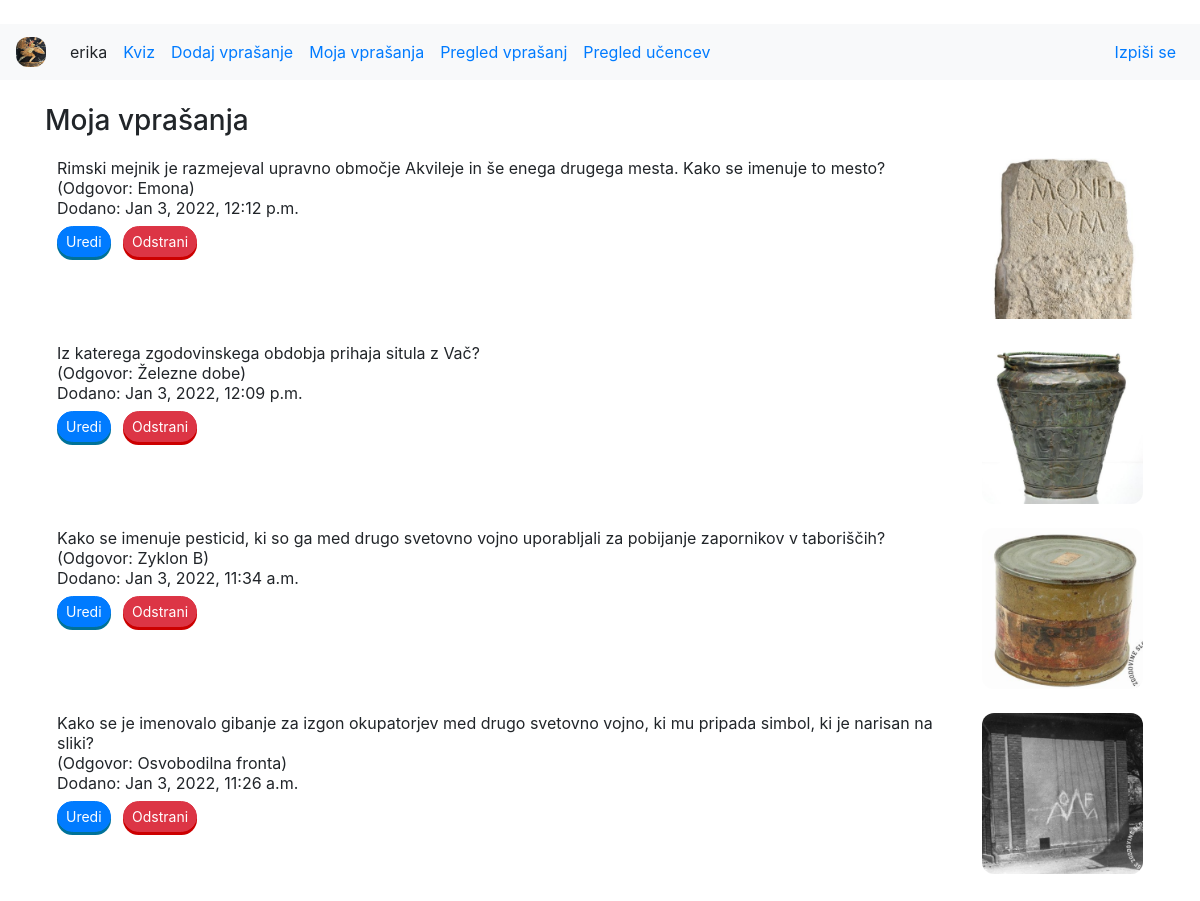
Before: /moja_vprasanja (signed in) with the older database file.
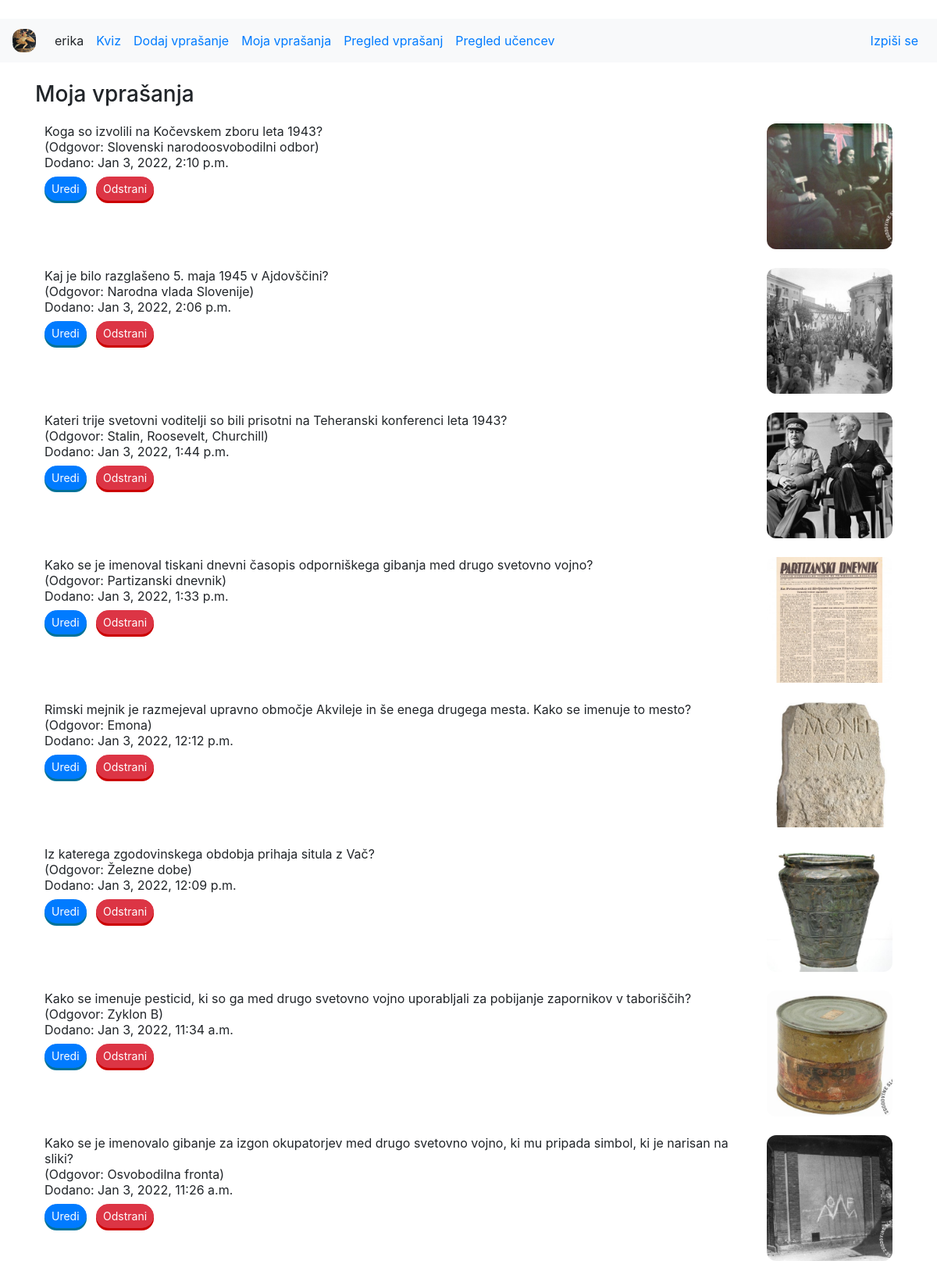
After: the same page with the newer database file.
### zgodovinakviz/models.py (models this page shows, shortened)
class Vprasanje(models.Model):
    author = models.ForeignKey(Uporabnik, on_delete=models.SET_NULL, null=True)
    vprasanje = models.CharField(max_length=1000)
    pravilen_odgovor = models.CharField(max_length=1000)
    napacen_odgovor_1 = models.CharField(max_length=1000)
    napacen_odgovor_2 = models.CharField(max_length=1000)
    namig = models.CharField(max_length=1000)
    slika = models.ForeignKey(Slika, on_delete=models.SET_NULL, null=True)
    slika_name = models.CharField(max_length=1000, default="")
    created_date = models.DateTimeField(default=timezone.now)
    published_date = models.DateTimeField(blank=True, null=True)
    locked = models.BooleanField(default=False)

class Slika(models.Model):
    slika = models.ImageField(upload_to='images/')

### zgodovinakviz/views.py (the view)
# urls.py: path('moja_vprasanja', views.moja_vprasanja, name='moja_vprasanja'),
@login_required
def moja_vprasanja(request):
    vprasanja = Vprasanje.objects.filter(author=Uporabnik.objects.get(user=request.user)).order_by('-created_date')
    return render(request, 'zgodovinakviz/questions_overview.html', {'vprasanja': vprasanja,
                                                                     'title': 'Moja vprašanja',
                                                                     'uporabnik': Uporabnik.objects.get(user=request.user)})

### zgodovinakviz/templates/zgodovinakviz/questions_overview.html (shortened to what this page needs)
{% extends 'zgodovinakviz/base.html' %}
{% block content %}
<div class="container mt-4">
    <h3>Moja vprašanja</h3>
    <table class="table table-borderless">
        <tbody>
            {% for v in vprasanja %}
            <tr>
                <td class="text-left col-9 col-lg-10 {% if v.locked %}text-muted{%endif%}">
                    {{v.vprasanje}}<br>
                    (Odgovor: {{v.pravilen_odgovor}})<br>
                    Dodano: {{v.created_date}}<br>
                    {% if v.locked or uporabnik.locked %}
                    <button class="btn btn-primary btn-sm mt-2" disabled><i class="bi bi-lock"></i> Uredi</button>
                    <button class="btn btn-danger btn-sm ml-2 mt-2" disabled><i class="bi bi-lock"></i> Odstrani</button>
                    {% else %}
                    <a role="button" href="{% url 'uredi' pk=v.pk %}" class="btn btn-primary btn-sm mt-2">Uredi</a>
                    <button data-toggle="modal" data-target="#modalDelete{{v.pk}}" class="btn btn-danger btn-sm ml-2 mt-2">Odstrani</button>
                    {% endif %}
                </td>
                <td class="text-right">
                    <img src="{{v.slika.slika.url}}" class="img-fluid">
                </td>
            </tr>
            {% endfor %}
        </tbody>
    </table>
</div>
{% endblock %}

### zgodovinakviz/templates/zgodovinakviz/base.html (shortened to what this page needs)
﻿<!DOCTYPE html>
{% load static %}
<html lang="en">
<head>
    <link rel="stylesheet" href="https://cdn.jsdelivr.net/npm/bootstrap@4.5.3/dist/css/bootstrap.min.css">
    <link rel="stylesheet" href="https://cdn.jsdelivr.net/npm/bootstrap-icons@1.7.0/font/bootstrap-icons.css">
    <link rel="stylesheet" href="https://cdnjs.cloudflare.com/ajax/libs/cropperjs/1.5.12/cropper.min.css">
    <link rel="stylesheet" href="{% static 'css/image_util.css' %}">
    <link rel="stylesheet" href="https://unpkg.com/bootstrap@4/dist/css/bootstrap.min.css">
    <link rel="stylesheet" href="{% static 'css/cropper.css' %}">
    <link rel="stylesheet" href="{% static 'css/common.css' %}">
    <link rel="stylesheet" href="{% static 'css/gray.css' %}">
    <link rel="stylesheet" href="{% static 'css/vertical_center.css' %}">
</head>
<body>
    <nav class="navbar navbar-expand-md bg-light">
        <a class="navbar-brand" href="/vstop" width="30" height="30" alt="">
            <img src="{% static 'images/achilles.jpg' %}" width="30" height="30" class="d-inline-block align-top" alt="">
        </a>
        <div class="collapse navbar-collapse" id="main-navigation">
            <ul class="navbar-nav">
                <li class="nav-item">
                    <div class="nav-link">{{user.username}}</div>
                </li>
                <li class="nav-item">
                    <a class="nav-link" href="/kviz">Kviz</a>
                </li>
                <li class="nav-item">
					{% if uporabnik.locked %}
					<div class="nav-link text-muted">Dodaj vprašanje</div>
					{% else %}
					<a class="nav-link" href="/vprasanje/dodaj">Dodaj vprašanje</a>
					{% endif %}
                </li>
                <li class="nav-item">
                    <a class="nav-link" href="/moja_vprasanja">Moja vprašanja</a>
                </li>
				{% if uporabnik.ucitelj %}
				<li class="nav-item">
					<a class="nav-link" href="/pregled_vprasanj">Pregled vprašanj</a>
				</li>
				<li class="nav-item">
					<a class="nav-link" href="/ucenci/pregled">Pregled učencev</a>
				</li>
				{% endif %}
            </ul>
            <ul class="navbar-nav ml-auto">
                <li class="nav-item">
                    <a class="nav-link" href="{% url 'izpis' %}">Izpiši se</a>
                </li>
            </ul>
        </div>
    </nav>
    {% block content %}
    {% endblock %}
</body>
</html>

### zgodovinakviz/static/css/cropper.css (style rules this page uses)
img { display: block; max-width: 100%; }

### zgodovinakviz/static/css/common.css (style rules this page uses)
.btn { border-radius: 24px; }
.btn-primary { box-shadow: 0 3px 0 0 #007299; }
.btn-danger { box-shadow: 0 3px 0 0 #cc0000; }
img { border-radius:.75rem!important }

Changed rows visible on the page:
added Vprasanje: vprasanje "Koga so izvolili na Kočevskem zboru leta 1943?", pravilen_odgovor "Slovenski narodoosvobodilni odbor", created_date "Jan 3, 2022, 2:10 p.m.", slika.slika (picture)
added Vprasanje: vprasanje "Kaj je bilo razglašeno 5. maja 1945 v Ajdovščini?", pravilen_odgovor "Narodna vlada Slovenije", created_date "Jan 3, 2022, 2:06 p.m.", slika.slika (picture)
added Vprasanje: vprasanje "Kateri trije svetovni voditelji so bili prisotni na Teheranski konferenci leta 1943?", pravilen_odgovor "Stalin, Roosevelt, Churchill", created_date "Jan 3, 2022, 1:44 p.m.", slika.slika (picture)
added Vprasanje: vprasanje "Kako se je imenoval tiskani dnevni časopis odporniškega gibanja med drugo svetovno vojno?", pravilen_odgovor "Partizanski dnevnik", created_date "Jan 3, 2022, 1:33 p.m.", slika.slika (picture)
